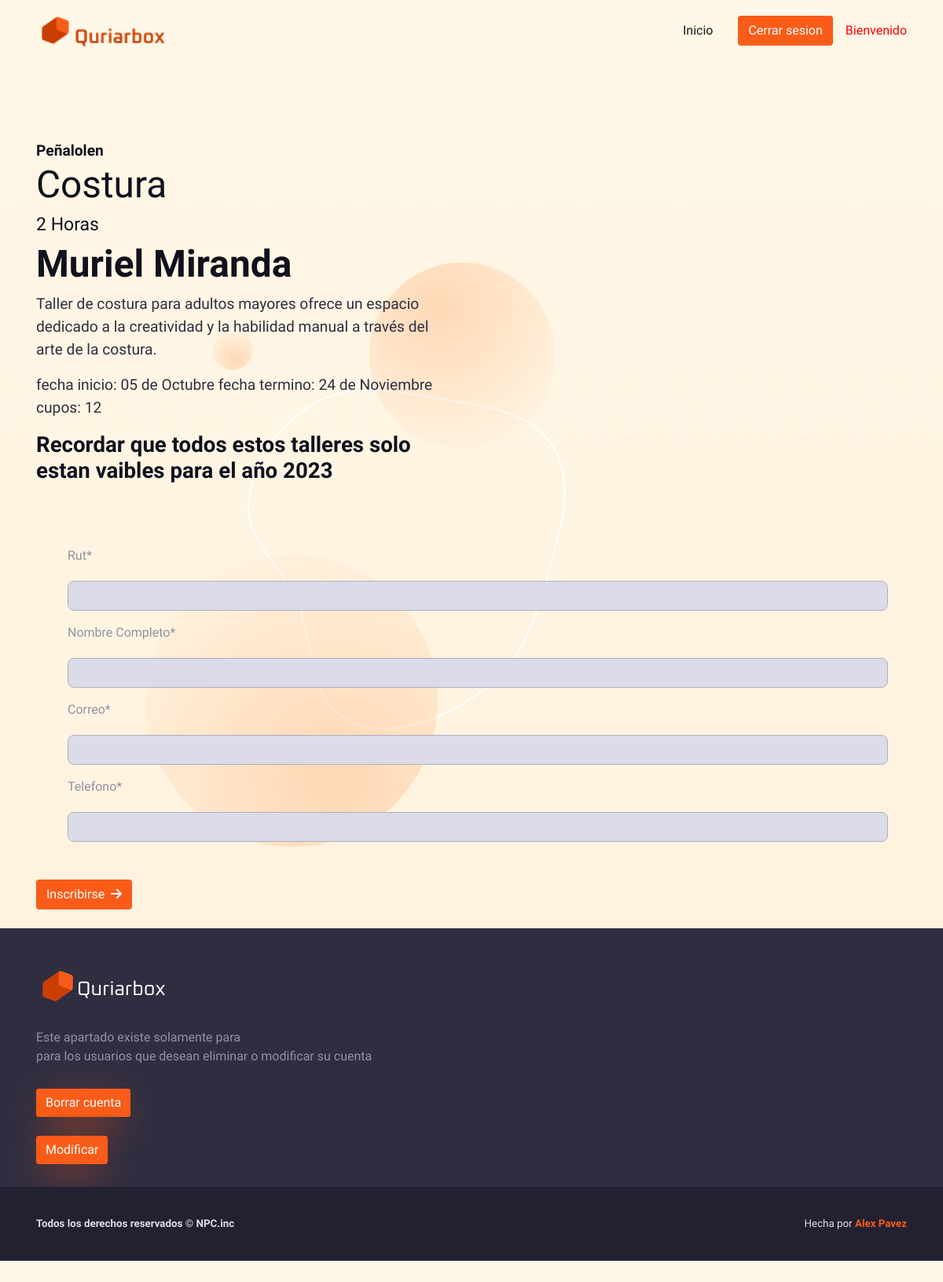
The app's page /postulacion/1/ (signed in) with its own data.
### core/models.py (models this page shows, shortened)
class Taller(models.Model):
    nombre = models.CharField(max_length=50)
    horas = models.IntegerField()
    sala = models.ForeignKey(Sala, on_delete=models.CASCADE)
    descripcion = models.CharField(max_length=500)
    instructor = models.ForeignKey(Instructor, on_delete=models.CASCADE)
    municipalidad = models.ForeignKey(Municipalidad, on_delete=models.CASCADE)
    inscripcion = models.ForeignKey(Inscripcion, on_delete=models.CASCADE)

class Municipalidad(models.Model):
    nombre = models.CharField(max_length=50)
    direccion = models.CharField(max_length=50)
    telefono = models.IntegerField()
    url = models.CharField(max_length=500)
    def __str__(self):
        return self.nombre

class Instructor(models.Model):
    rut = models.CharField(max_length=9)
    nombre_apellido = models.CharField(max_length=80)
    edad = models.IntegerField()
    correo = models.CharField(max_length=50)
    telefono = models.IntegerField()
    fecha_ins = models.CharField(max_length=50)
    def __str__(self):
        return self.nombre_apellido

class Inscripcion(models.Model):
    fecha_inicio = models.CharField(max_length=50)
    fecha_termino = models.CharField(max_length=50)
    cupos = models.IntegerField()
    def __str__(self):
         return str(f'fecha inicio: {self.fecha_inicio} fecha termino: {self.fecha_termino} cupos: {self.cupos}')

### core/views.py (the view, shortened to what this page needs)
# urls.py: path('postulacion/<id>/', postular, name="postular"),
@login_required
def postular(request, id):
    taller = Taller.objects.get(id=id)
    data = {
        'taller': taller,
        'form' : InsForm(),
    }
    return render(request, 'core/postulacion.html', data)

### core/forms.py
class InsForm(forms.Form):
    rut= forms.CharField(label='Rut', max_length=9, widget=forms.TextInput(attrs={'class': 'form-control'}))
    nombre= forms.CharField(label='Nombre Completo', min_length=0, max_length=100, widget=forms.TextInput(attrs={'class': 'form-control'}))
    correo= forms.CharField(label='Correo', min_length=0, max_length=100, widget=forms.TextInput(attrs={'class': 'form-control'}))
    numero= forms.CharField(label='Telefono', min_length=0, max_length=12, widget=forms.TextInput(attrs={'class': 'form-control'}))

### core/templates/core/postulacion.html (shortened to what this page needs)
{% extends 'core/base.html' %}
{% load static %}
{% load crispy_forms_tags %}
{% block contenido %}
    <div class="container">
        <div class="row align-items-center">
            <div class="col-md-75 col-xl-6 col-xxl-5 text-md-start text-center py-8">
                <h4 class="fs-1 mb-1">{{ taller.municipalidad }}</h4>
                <h1 class="fw-normal fs-6 fs-xxl-7">{{ taller.nombre }} </h1> <h1 class="fw-normal fs-2 fs-xxl-7">{{ taller.horas }} Horas</h1>
                <h1 class="fw-bolder fs-6 fs-xxl-7 mb-2">{{ taller.instructor }}</h1>
                <p class="fs-1 mb-3">{{ taller.descripcion }}</p>
                <p class="fs-1 mb-3">{{ taller.inscripcion }}</p>
                <h1 class="fw-bolder fs-3 fs-xxl-7 mb-2">Recordar que todos estos talleres solo estan vaibles para el año 2023</h1>
            </div>
            <form method="post" action="" style="color: black; margin-top: -5%;" id="form">
                <div class="container">
                    <div class="row">
                        <div class="col-12 m-2">
                            <form method="POST" class="my-4">
                                {{ form|crispy }}
                                <br>
                            </form>
                        </div>
                    </div>
                </div>
                <br>
        </div>
        <div style="align-items: center;">
            <a  class="btn btn-primary me-2" href="{% url 'inscribirse' user.id %}" role="button">Inscribirse<i class="fas fa-arrow-right ms-2"></i></a>
        </div>
        <br>
    </div>
{% endblock %}

### records on screen
Taller: municipalidad "Peñalolen", nombre "Costura", horas "2", instructor "Muriel Miranda", descripcion "Taller de costura para adultos mayores ofrece un espacio dedicado a la creatividad y la habilidad manual a través del arte de la costura.", inscripcion "fecha inicio: 05 de Octubre fecha termino: 24 de Noviembre cupos: 12"
